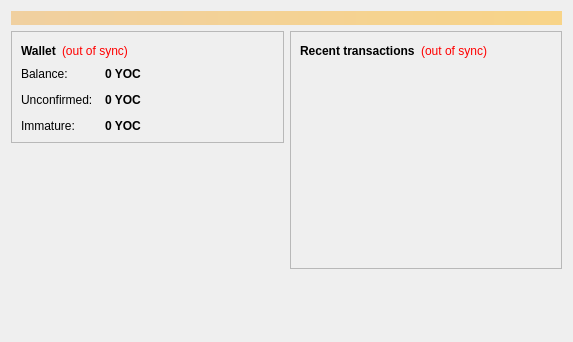
<?xml version="1.0" encoding="UTF-8"?>
<ui version="4.0">
 <class>OverviewPage</class>
 <widget class="QWidget" name="OverviewPage">
  <property name="geometry">
   <rect>
    <x>0</x>
    <y>0</y>
    <width>573</width>
    <height>342</height>
   </rect>
  </property>
  <property name="windowTitle">
   <string>Form</string>
  </property>
  <layout class="QVBoxLayout" name="topLayout">
   <item>
    <widget class="QLabel" name="labelAlerts">
     <property name="visible">
      <bool>false</bool>
     </property>
     <property name="styleSheet">
      <string notr="true">background-color: qlineargradient(x1: 0, y1: 0, x2: 1, y2: 0, stop:0 #F0D0A0, stop:1 #F8D488); color:#000000;</string>
     </property>
     <property name="wordWrap">
      <bool>true</bool>
     </property>
     <property name="margin">
      <number>3</number>
     </property>
    </widget>
   </item>
   <item>
    <layout class="QHBoxLayout" name="horizontalLayout" stretch="1,1">
     <item>
      <layout class="QVBoxLayout" name="verticalLayout_2">
       <item>
        <widget class="QFrame" name="frame">
         <property name="frameShape">
          <enum>QFrame::StyledPanel</enum>
         </property>
         <property name="frameShadow">
          <enum>QFrame::Raised</enum>
         </property>
         <layout class="QVBoxLayout" name="verticalLayout_4">
          <item>
           <layout class="QHBoxLayout" name="horizontalLayout_4">
            <item>
             <widget class="QLabel" name="label_5">
              <property name="font">
               <font>
                <weight>75</weight>
                <bold>true</bold>
               </font>
              </property>
              <property name="text">
               <string>Wallet</string>
              </property>
             </widget>
            </item>
            <item>
             <widget class="QLabel" name="labelWalletStatus">
              <property name="toolTip">
               <string>The displayed information may be out of date. Your wallet automatically synchronizes with the YoCoin network after a connection is established, but this process has not completed yet.</string>
              </property>
              <property name="styleSheet">
               <string notr="true">QLabel { color: red; }</string>
              </property>
              <property name="text">
               <string notr="true">(out of sync)</string>
              </property>
              <property name="alignment">
               <set>Qt::AlignLeading|Qt::AlignLeft|Qt::AlignVCenter</set>
              </property>
             </widget>
            </item>
            <item>
             <spacer name="horizontalSpacer_2">
              <property name="orientation">
               <enum>Qt::Horizontal</enum>
              </property>
              <property name="sizeHint" stdset="0">
               <size>
                <width>40</width>
                <height>20</height>
               </size>
              </property>
             </spacer>
            </item>
           </layout>
          </item>
          <item>
           <layout class="QFormLayout" name="formLayout_2">
            <property name="fieldGrowthPolicy">
             <enum>QFormLayout::AllNonFixedFieldsGrow</enum>
            </property>
            <property name="horizontalSpacing">
             <number>12</number>
            </property>
            <property name="verticalSpacing">
             <number>12</number>
            </property>
            <item row="0" column="0">
             <widget class="QLabel" name="label">
              <property name="text">
               <string>Balance:</string>
              </property>
             </widget>
            </item>
            <item row="0" column="1">
             <widget class="QLabel" name="labelBalance">
              <property name="font">
               <font>
                <weight>75</weight>
                <bold>true</bold>
               </font>
              </property>
              <property name="cursor">
               <cursorShape>IBeamCursor</cursorShape>
              </property>
              <property name="toolTip">
               <string>Your current balance</string>
              </property>
              <property name="text">
               <string notr="true">0 YOC</string>
              </property>
              <property name="textInteractionFlags">
               <set>Qt::LinksAccessibleByMouse|Qt::TextSelectableByKeyboard|Qt::TextSelectableByMouse</set>
              </property>
             </widget>
            </item>
            <item row="1" column="0">
             <widget class="QLabel" name="label_3">
              <property name="text">
               <string>Unconfirmed:</string>
              </property>
             </widget>
            </item>
            <item row="1" column="1">
             <widget class="QLabel" name="labelUnconfirmed">
              <property name="font">
               <font>
                <weight>75</weight>
                <bold>true</bold>
               </font>
              </property>
              <property name="cursor">
               <cursorShape>IBeamCursor</cursorShape>
              </property>
              <property name="toolTip">
               <string>Total of transactions that have yet to be confirmed, and do not yet count toward the current balance</string>
              </property>
              <property name="text">
               <string notr="true">0 YOC</string>
              </property>
              <property name="textInteractionFlags">
               <set>Qt::LinksAccessibleByMouse|Qt::TextSelectableByKeyboard|Qt::TextSelectableByMouse</set>
              </property>
             </widget>
            </item>
            <item row="2" column="0">
             <widget class="QLabel" name="labelImmatureText">
              <property name="text">
               <string>Immature:</string>
              </property>
             </widget>
            </item>
            <item row="2" column="1">
             <widget class="QLabel" name="labelImmature">
              <property name="font">
               <font>
                <weight>75</weight>
                <bold>true</bold>
               </font>
              </property>
              <property name="toolTip">
               <string>Mined balance that has not yet matured</string>
              </property>
              <property name="text">
               <string notr="true">0 YOC</string>
              </property>
              <property name="textInteractionFlags">
               <set>Qt::LinksAccessibleByMouse|Qt::TextSelectableByKeyboard|Qt::TextSelectableByMouse</set>
              </property>
             </widget>
            </item>
           </layout>
          </item>
         </layout>
        </widget>
       </item>
       <item>
        <spacer name="verticalSpacer">
         <property name="orientation">
          <enum>Qt::Vertical</enum>
         </property>
         <property name="sizeHint" stdset="0">
          <size>
           <width>20</width>
           <height>40</height>
          </size>
         </property>
        </spacer>
       </item>
      </layout>
     </item>
     <item>
      <layout class="QVBoxLayout" name="verticalLayout_3">
       <item>
        <widget class="QFrame" name="frame_2">
         <property name="frameShape">
          <enum>QFrame::StyledPanel</enum>
         </property>
         <property name="frameShadow">
          <enum>QFrame::Raised</enum>
         </property>
         <layout class="QVBoxLayout" name="verticalLayout">
          <item>
           <layout class="QHBoxLayout" name="horizontalLayout_2">
            <item>
             <widget class="QLabel" name="label_4">
              <property name="text">
               <string>&lt;b&gt;Recent transactions&lt;/b&gt;</string>
              </property>
             </widget>
            </item>
            <item>
             <widget class="QLabel" name="labelTransactionsStatus">
              <property name="toolTip">
               <string>The displayed information may be out of date. Your wallet automatically synchronizes with the YoCoin network after a connection is established, but this process has not completed yet.</string>
              </property>
              <property name="styleSheet">
               <string notr="true">QLabel { color: red; }</string>
              </property>
              <property name="text">
               <string notr="true">(out of sync)</string>
              </property>
              <property name="alignment">
               <set>Qt::AlignRight|Qt::AlignTrailing|Qt::AlignVCenter</set>
              </property>
             </widget>
            </item>
            <item>
             <spacer name="horizontalSpacer">
              <property name="orientation">
               <enum>Qt::Horizontal</enum>
              </property>
              <property name="sizeHint" stdset="0">
               <size>
                <width>40</width>
                <height>20</height>
               </size>
              </property>
             </spacer>
            </item>
           </layout>
          </item>
          <item>
           <widget class="QListView" name="listTransactions">
            <property name="styleSheet">
             <string notr="true">QListView { background: transparent; }</string>
            </property>
            <property name="frameShape">
             <enum>QFrame::NoFrame</enum>
            </property>
            <property name="verticalScrollBarPolicy">
             <enum>Qt::ScrollBarAlwaysOff</enum>
            </property>
            <property name="horizontalScrollBarPolicy">
             <enum>Qt::ScrollBarAlwaysOff</enum>
            </property>
            <property name="selectionMode">
             <enum>QAbstractItemView::NoSelection</enum>
            </property>
           </widget>
          </item>
         </layout>
        </widget>
       </item>
       <item>
        <spacer name="verticalSpacer_2">
         <property name="orientation">
          <enum>Qt::Vertical</enum>
         </property>
         <property name="sizeHint" stdset="0">
          <size>
           <width>20</width>
           <height>40</height>
          </size>
         </property>
        </spacer>
       </item>
      </layout>
     </item>
    </layout>
   </item>
  </layout>
 </widget>
 <resources/>
 <connections/>
</ui>
